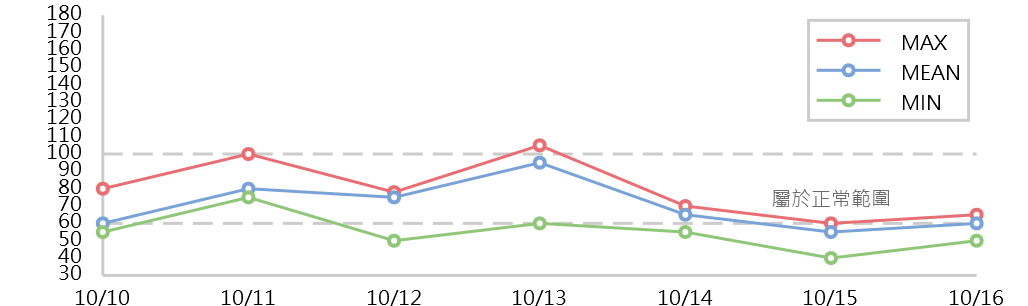

Here is the Python script that generated this plot:
# -*- coding: utf-8 -*-
"""
Created on Sat Dec  5 17:43:29 2020

@author: herpy
"""


from cairosvg import svg2png
import numpy as np

graph_width = 1028

graph_height = 306

y_range = np.arange(30,190,10)
x_range= ["10/"+str(x)  for x in range(10,17)]

 
xticks =  (graph_width* 0.85)/(len(x_range)-1)
x_label_ticks = [(graph_width* 0.1)+i*xticks for i in range(len(x_range)) ]

yticks =  (graph_height* 0.85)/(len(y_range)-1)
y_label_ticks = [(graph_height* 0.9)-i*yticks for i in range(len(y_range)) ]

label_font_size = 20

circle_r = 5
circle_width = 4
grid_width = 2
line_width = 3
font_family = 'Microsoft JhengHei ,sans-serif '

svg_code = "<?xml version='1.0' standalone='no'?>"
svg_code += "<svg width='%.2f' height='%.2f' version='1.1' xmlns='http://www.w3.org/2000/svg'>" %(graph_width , graph_height)
svg_code += "<defs> <style type='text/css'><![CDATA["
svg_code += ".labels.x-labels {text-anchor: middle;} .labels.y-labels {text-anchor: end;}"
svg_code += ".grid {stroke: #ccc;stroke-dasharray: 0;stroke-width: %d;} .grid2 {stroke: #ccc; stroke-dasharray: 20, 10;stroke-width: %d;}" %(3,3)
svg_code += ".labels {font-size: %s ; font-family : %s ;text-align:left;} " %(str(label_font_size), font_family)
svg_code += ".data_max {stroke : #e76f73;}.data_min {stroke : #8fc779;}.data_mean{stroke : #79a3d7;}"
svg_code += ".data_line {fill:none;stroke-width:%d;}" %(line_width)
svg_code += ".data_point {fill:white; stroke-width:%d;}" %(circle_width)
svg_code += "]]></style></defs>"



x_label_code = "<g class='grid' id='xGrid'> <line x1='%.2f' x2='%.2f' y1='%.2f' y2='%.2f'></line></g>" %(x_label_ticks[0], x_label_ticks[0], y_label_ticks[0] , y_label_ticks[-1])
y_label_code = "<g class='grid' id='yGrid'> <line x1='%.2f' x2='%.2f' y1='%.2f' y2='%.2f'></line></g>" %(x_label_ticks[0], x_label_ticks[-1], y_label_ticks[0] , y_label_ticks[0])

limit_code = "<g class='grid2' id='Grid_limit'>"
HR_upperlimit_y = y_label_ticks[0] - (100-y_range[0])/10*yticks
limit_code += "<line x1='%.2f' x2='%.2f' y1='%.2f' y2='%.2f'></line>"  %(x_label_ticks[0], x_label_ticks[-1], HR_upperlimit_y , HR_upperlimit_y)
HR_lowerlimit_y = y_label_ticks[0] - (60-y_range[0])/10*yticks
limit_code += "<line x1='%.2f' x2='%.2f' y1='%.2f' y2='%.2f'></line>"  %(x_label_ticks[0], x_label_ticks[-1], HR_lowerlimit_y , HR_lowerlimit_y)
x = graph_width*0.75
y = HR_upperlimit_y + (HR_lowerlimit_y - HR_upperlimit_y)*0.75
limit_code += "</g>"
limit_code += "<text class='labels' fill='#6C6C6C' x='%.2f' y='%.2f'>%s</text>" %(x, y, '屬於正常範圍')

lenged_label = ['MAX','MEAN','MIN']
lenged_class = ['data_max','data_mean','data_min']
legend_width = graph_width*0.1 if graph_width*0.1 > label_font_size*8 else label_font_size*8
legend_height = label_font_size*len(lenged_label)*1.5 + label_font_size*0.5 
lenged_x = x_label_ticks[-1]-legend_width*1.05
lenged_y = y_label_ticks[-1]+legend_height*0.05


lenged_code = "<g class='labels'>"
lenged_code +="<rect class='grid' x = '%.2f' y = '%.2f' width='%.2f' height='%.2f' fill='none'/>" %(lenged_x, lenged_y, legend_width, legend_height)

lenged_line_len = legend_width*0.4


for i in range(len(lenged_label)):
    x = legend_width*0.05 + lenged_x
    y = lenged_y + (i*1.5+1)*label_font_size
    lenged_code += "<line class = 'data_line %s' x1='%.2f' x2='%.2f' y1='%.2f' y2='%.2f'> </line>" %(lenged_class[i], x, x + lenged_line_len, y, y)
    lenged_code += "<circle class= 'data_point %s' cx='%.2f' cy='%.2f' r = '%d'></circle>" %(lenged_class[i], x + lenged_line_len*0.5, y, circle_r)
    x = x + lenged_line_len + label_font_size
    y = y + 0.5*label_font_size
    lenged_code += "<text x='%.2f' y='%.2f'>%s</text>"  %(x, y, lenged_label[i])
    
lenged_code +="</g>"


svg_code += x_label_code
svg_code += y_label_code
svg_code += limit_code
svg_code += lenged_code


y = y_label_ticks[0] + label_font_size * 1.5
x_label_code = """<g class='labels x-labels'>"""
for i in range(len(x_range)):
    x_label_code += "<text x='%.2f' y='%.2f'>%s</text>" %(x_label_ticks[i],y,str(x_range[i]))
x_label_code += "</g>"
svg_code += x_label_code


x = x_label_ticks[0] - label_font_size * 1
y_label_code = """<g class='labels y-labels'>"""
for i in range(len(y_range)):
    y_label_code += "<text x='%.2f' y='%.2f'>%s</text>" %(x,y_label_ticks[i]+label_font_size*0.25,str(y_range[i]))

y_label_code += "</g>"
svg_code += y_label_code


data_array_max = [80,100,78,105,70,60,65]

polyline_code =  "<polyline  class = 'data_max data_line' points= '"
circle_code = "<g class='data_max'>"
for i in range(len(data_array_max)):
    x = x_label_ticks[i]
    y = y_label_ticks[0] - (data_array_max[i]-y_range[0])/10*yticks
    polyline_code += " %.2f,%.2f " %(x, y)
    circle_code += "<circle class= 'data_point' cx='%.2f' cy='%.2f' r = '%d' data-value='%.2f'></circle>" %(x, y, circle_r, data_array_max[i])
    
circle_code += "</g>"
polyline_code += "'/>"

svg_code += polyline_code
svg_code += circle_code


data_array_mean = [60,80,75,95,65,55,60]

polyline_code =  "<polyline  class = 'data_mean data_line' points= '"
circle_code = "<g class='data_mean'>"
for i in range(len(data_array_mean)):
    x = x_label_ticks[i]
    y = y_label_ticks[0] - (data_array_mean[i]-y_range[0])/10*yticks
    polyline_code += " %.2f,%.2f " %(x, y)
    circle_code += "<circle class= 'data_point' cx='%.2f' cy='%.2f' r = '%d' data-value='%.2f'></circle>" %(x, y, circle_r, data_array_mean[i])

circle_code += "</g>"
polyline_code += "'/>"

svg_code += polyline_code
svg_code += circle_code


data_array_min = [55,75,50,60,55,40,50]

polyline_code =  "<polyline  class = 'data_min data_line' points= '"
circle_code = "<g class='data_min'>"
for i in range(len(data_array_min)):
    x = x_label_ticks[i]
    y = y_label_ticks[0] - (data_array_min[i]-y_range[0])/10*yticks
    polyline_code += " %.2f,%.2f " %(x, y)
    circle_code += "<circle class= 'data_point' cx='%.2f' cy='%.2f' r = '%d' data-value='%.2f'></circle>" %(x, y, circle_r, data_array_min[i])
    
circle_code += "</g>"
polyline_code += "'/>"

svg_code += polyline_code
svg_code += circle_code


svg_code += "</svg>"


svg2png(bytestring=svg_code,write_to='line_chart.png')

#svg2svg(bytestring=svg_code,write_to='output.svg')

f = open("line_chart.svg",'w')
f.write(svg_code.replace('\n', '').replace("\'", "'"))
f.close()
